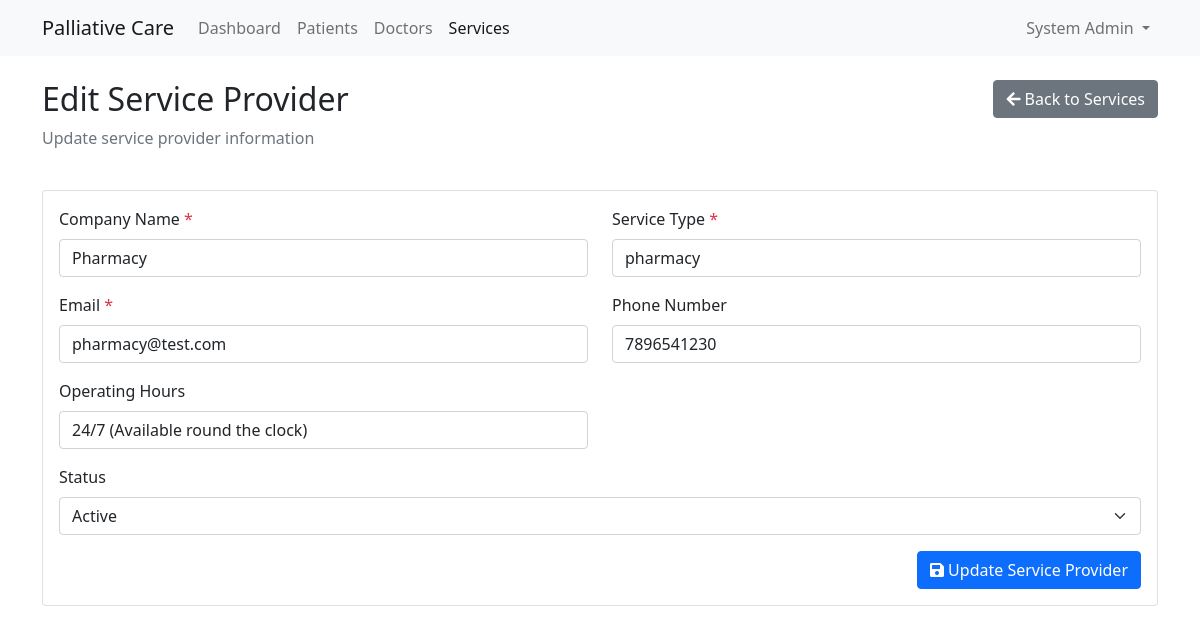
The app's page /index.php?module=admin&action=edit_service&id=2 (signed in) with its own data.
### tables this page shows
CREATE TABLE IF NOT EXISTS `service_providers` (
  `id` int NOT NULL AUTO_INCREMENT,
  `user_id` int NOT NULL,
  `company_name` varchar(255) NOT NULL,
  `email` varchar(255) NOT NULL,
  `phone` varchar(20) DEFAULT NULL,
  `service_type` enum('pharmacy','transportation','nursing','equipment','rehabilitation','counseling','both') NOT NULL,
  `address` text,
  `operating_hours` varchar(255) DEFAULT NULL,
  `service_area` text,
  `license_number` varchar(50) DEFAULT NULL,
  `status` enum('active','inactive','pending') DEFAULT 'pending',
  `created_at` timestamp NULL DEFAULT CURRENT_TIMESTAMP,
  `updated_at` timestamp NULL DEFAULT CURRENT_TIMESTAMP ON UPDATE CURRENT_TIMESTAMP,
  PRIMARY KEY (`id`),
  UNIQUE KEY `user_id` (`user_id`),
  UNIQUE KEY `email` (`email`)
);

### modules/base_controller.php (called while the page is built, shortened)
<?php
class BaseController {
    public function __construct() {
        require_once __DIR__ . '/../classes/Database.php';
        $this->db = Database::getInstance();
    }
    protected function render($view, $data = []) {
        extract($data);
        $view_file = "modules/" . strtolower(str_replace("Controller", "", get_class($this))) . "/views/{$view}.php";
        include $view_file;
    }
}

### modules/admin/controller.php (called while the page is built, shortened)
<?php
require_once __DIR__ . '/../base_controller.php';
class AdminController extends BaseController {
    public function edit_service() {
        $id = $_GET['id'] ?? null;
        try {
            $stmt = $this->db->prepare("SELECT sp.*, u.status as user_status
                                        FROM service_providers sp
                                        JOIN users u ON sp.user_id = u.id
                                        WHERE sp.id = ?");
            $stmt->execute([$id]);
            $service = $stmt->fetch(PDO::FETCH_ASSOC);
            $this->render('edit_service', [
                'service' => $service
            ]);
        } catch (PDOException $e) {
            $_SESSION['error'] = 'Error fetching service provider: ' . $e->getMessage();
            header('Location: index.php?module=admin&action=services');
            exit;
        }
    }
}
?>

### classes/Database.php (called while the page is built, shortened)
<?php
class Database {
    private static $instance = null;
    private function __construct() {
        try {
            $dsn = "mysql:host=" . DB_HOST . ";dbname=" . DB_NAME . ";charset=utf8mb4";
            $options = [
                PDO::ATTR_ERRMODE => PDO::ERRMODE_EXCEPTION,
                PDO::ATTR_DEFAULT_FETCH_MODE => PDO::FETCH_ASSOC,
                PDO::ATTR_EMULATE_PREPARES => false,
                PDO::MYSQL_ATTR_INIT_COMMAND => "SET NAMES utf8mb4 COLLATE utf8mb4_unicode_ci"
            ];
            $this->connection = new PDO($dsn, DB_USER, DB_PASS, $options);
        } catch (PDOException $e) {
            error_log("Database connection error: " . $e->getMessage());
            throw new Exception("Could not connect to the database. Please try again later.");
        }
    }
    public static function getInstance() {
        if (self::$instance === null) {
            self::$instance = new self();
        }
        return self::$instance->connection;
    }
}

### modules/admin/views/edit_service.php (the view, shortened to what this page needs)
<?php
$page_title = 'Edit Service Provider';
?>
<!DOCTYPE html>
<html lang="en">
<head>
    <link href="https://cdn.jsdelivr.net/npm/bootstrap@5.1.3/dist/css/bootstrap.min.css" rel="stylesheet">
    <link href="https://cdnjs.cloudflare.com/ajax/libs/font-awesome/5.15.4/css/all.min.css" rel="stylesheet">
</head>
<body>
    <nav class="navbar navbar-expand-lg navbar-light bg-light">
        <div class="container">
            <a class="navbar-brand" href="index.php">Palliative Care</a>
            <div class="collapse navbar-collapse" id="navbarNav">
                <?php if (isset($_SESSION['user_id'])): ?>
                    <ul class="navbar-nav me-auto">
                        <li class="nav-item">
                            <a class="nav-link" href="index.php?module=admin&action=dashboard">Dashboard</a>
                        </li>
                        <li class="nav-item">
                            <a class="nav-link" href="index.php?module=admin&action=patients">Patients</a>
                        </li>
                        <li class="nav-item">
                            <a class="nav-link" href="index.php?module=admin&action=doctors">Doctors</a>
                        </li>
                        <li class="nav-item">
                            <a class="nav-link active" href="index.php?module=admin&action=services">Services</a>
                        </li>
                    </ul>
                    <ul class="navbar-nav">
                        <li class="nav-item dropdown">
                            <a class="nav-link dropdown-toggle" href="#" id="navbarDropdown" role="button" data-bs-toggle="dropdown">
                                <?php echo htmlspecialchars($_SESSION['name']); ?>
                            </a>
                        </li>
                    </ul>
                <?php endif; ?>
            </div>
        </div>
    </nav>
    <div class="container mt-4">
        <div class="row mb-4">
            <div class="col-md-8">
                <h2><?php echo htmlspecialchars($page_title); ?></h2>
                <p class="text-muted">Update service provider information</p>
            </div>
            <div class="col-md-4 text-end">
                <a href="index.php?module=admin&action=services" class="btn btn-secondary">
                    <i class="fas fa-arrow-left"></i> Back to Services
                </a>
            </div>
        </div>
        <div class="card">
            <div class="card-body">
                <form action="index.php?module=admin&action=process_edit_service" method="POST" class="needs-validation" novalidate>
                    <div class="row">
                        <div class="col-md-6 mb-3">
                            <label for="company_name" class="form-label">Company Name <span class="text-danger">*</span></label>
                            <input type="text" class="form-control" id="company_name" name="company_name"
                                   value="<?php echo htmlspecialchars($service['company_name']); ?>" required>
                        </div>
                        <div class="col-md-6 mb-3">
                            <label for="service_type" class="form-label">Service Type <span class="text-danger">*</span></label>
                            <input type="text" class="form-control" id="service_type" name="service_type"
                                   value="<?php echo htmlspecialchars($service['service_type']); ?>" required>
                        </div>
                    </div>
                    <div class="row">
                        <div class="col-md-6 mb-3">
                            <label for="email" class="form-label">Email <span class="text-danger">*</span></label>
                            <input type="email" class="form-control" id="email" name="email"
                                   value="<?php echo htmlspecialchars($service['email']); ?>" required>
                        </div>
                        <div class="col-md-6 mb-3">
                            <label for="phone" class="form-label">Phone Number</label>
                            <input type="tel" class="form-control" id="phone" name="phone"
                                   value="<?php echo htmlspecialchars($service['phone'] ?? ''); ?>">
                        </div>
                    </div>
                    <div class="row">
                        <div class="col-md-6 mb-3">
                            <label for="operating_hours" class="form-label">Operating Hours</label>
                            <input type="text" class="form-control" id="operating_hours" name="operating_hours"
                                   value="<?php echo htmlspecialchars($service['operating_hours'] ?? ''); ?>"
                                   placeholder="e.g., Mon-Fri: 9:00 AM - 5:00 PM">
                        </div>
                    </div>
                    <div class="mb-3">
                        <label for="status" class="form-label">Status</label>
                        <select class="form-select" id="status" name="status">
                            <option value="active" <?php echo ($service['status'] === 'active') ? 'selected' : ''; ?>>Active</option>
                        </select>
                    </div>
                    <div class="text-end">
                        <button type="submit" class="btn btn-primary">
                            <i class="fas fa-save"></i> Update Service Provider
                        </button>
                    </div>
                </form>
            </div>
        </div>
    </div>
</body>
</html>

### records on screen
service_providers: company_name "Pharmacy", service_type "pharmacy", email "pharmacy@test.com", phone "7896541230", operating_hours "24/7 (Available round the clock)", status "Active"

### other values on screen
$_SESSION['name'] "System Admin"
$page_title "Edit Service Provider"
